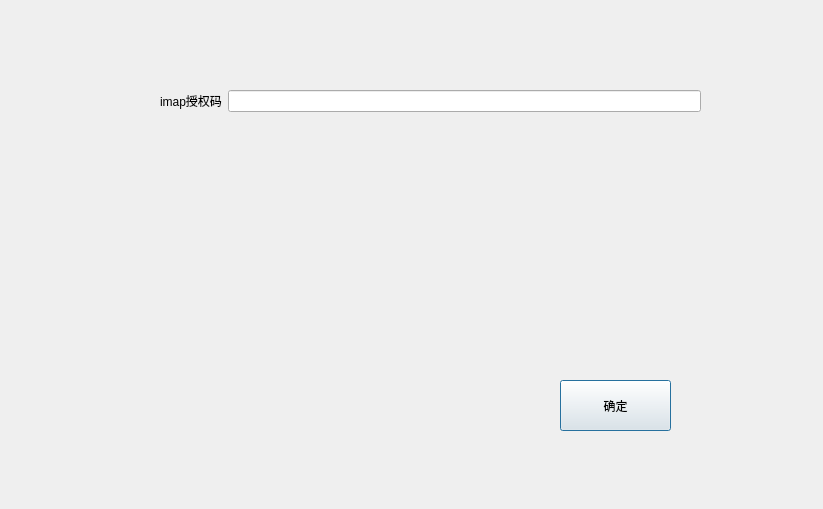
<?xml version="1.0" encoding="UTF-8"?>
<ui version="4.0">
 <class>Dialog</class>
 <widget class="QDialog" name="Dialog">
  <property name="geometry">
   <rect>
    <x>0</x>
    <y>0</y>
    <width>823</width>
    <height>509</height>
   </rect>
  </property>
  <property name="windowTitle">
   <string>Dialog</string>
  </property>
  <widget class="QPushButton" name="pushButton">
   <property name="geometry">
    <rect>
     <x>560</x>
     <y>380</y>
     <width>111</width>
     <height>51</height>
    </rect>
   </property>
   <property name="text">
    <string>确定</string>
   </property>
  </widget>
  <widget class="QWidget" name="formLayoutWidget">
   <property name="geometry">
    <rect>
     <x>160</x>
     <y>90</y>
     <width>541</width>
     <height>31</height>
    </rect>
   </property>
   <layout class="QFormLayout" name="formLayout">
    <item row="0" column="0">
     <widget class="QLabel" name="label_2">
      <property name="text">
       <string>imap授权码</string>
      </property>
     </widget>
    </item>
    <item row="0" column="1">
     <widget class="QLineEdit" name="lineEdit_2"/>
    </item>
   </layout>
  </widget>
 </widget>
 <resources/>
 <connections>
  <connection>
   <sender>pushButton</sender>
   <signal>clicked()</signal>
   <receiver>Dialog</receiver>
   <slot>pB()</slot>
   <hints>
    <hint type="sourcelabel">
     <x>589</x>
     <y>401</y>
    </hint>
    <hint type="destinationlabel">
     <x>367</x>
     <y>517</y>
    </hint>
   </hints>
  </connection>
 </connections>
 <slots>
  <slot>pB()</slot>
  <slot>pB2()</slot>
 </slots>
</ui>
